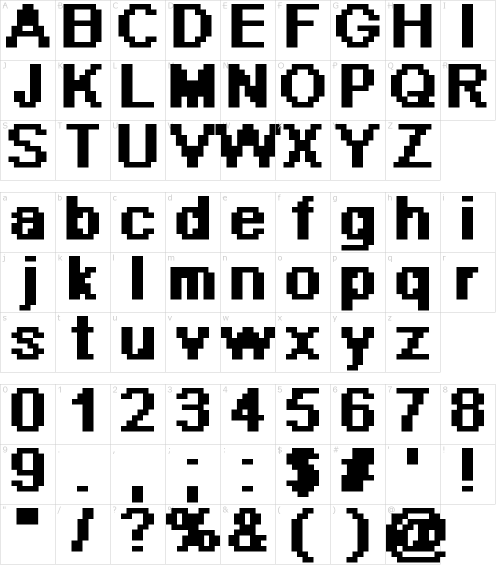
#> input picture images/pixel-arial-11-font-character-map.png, 1000 x 1150 px (shown at 1/2 size)
$ jupyter execute --allow-errors notebook.ipynb
#> lines starting #> are read from the running program, lines starting #| are printed output that depends on the picture; after the words box and inside, x2 and y2 are one past the last pixel; in counts of white or black regions, pixels touching at a corner belong together
### utilities.py
import numpy as np
import matplotlib.pyplot as plt
# import hopfield


def show_letter(pattern, ax = None):
    if ax == None:
        f, ax = plt.subplots(1, 1, figsize=(4, 4))
        f.tight_layout()
    side_len = int( (pattern.size-1) ** 0.5 + 0.5 ) + 1
    pattern_new = np.ones(side_len * side_len) * -1
    pattern_new[:pattern.shape[0]] = pattern[:]
    ax.imshow(pattern_new.reshape(side_len, side_len), cmap='bone_r')
    ax.set_axis_off()

# [4 lines left out: function add_noise, not called in this run]


# [24 lines of commented-out code are left out]

### hopfield.py
import numpy as np
import activation_functions
import learning_rules
import utilities as uti
import energy_functions

class HopfieldNetwork(object):
    def __init__(self, **kwargs):
        pass

    # [101 lines left out: functions run, training_step, inference_step_tanh, inference_step, process_energy, sequence_energy, not called in this run]

    # Time
    def time(self):
        return len(self.inference_history)

    def perf(self, test):
        """difference between chosen input"""
        return self._calculate_error(test, self.inference_history[-1])

    # [26 lines left out: functions best_fit, _validate, not called in this run]

    @staticmethod
    def _calculate_error(x1, x2):
        return np.sum(np.abs(x1 - x2)) / 2 / x1.size


class PerformanceMetric(object):
    # [23 lines left out: functions __init__, add, __str__, not called in this run]

### notebook.ipynb
# Hopfield Network Attractor Project

[cell 1]
import numpy as np
import matplotlib.pyplot as plt

import hopfield
import learning_rules as lrn
import activation_functions as afn
import utilities as uti

# Basic classes, util functions, activation functions

### The Main Class

[cell 2]
HN = hopfield.HopfieldNetwork

# Dataset Preparation

### Dataset 2 (Demo, whole letters)

[cell 3]
import imageio as iio
from PIL import Image

# read an image
img = iio.imread("./images/pixel-arial-11-font-character-map.png")
#> img is the input picture: shape (1150, 1000, 4); mean R, G, B, A 4.6, 4.6, 4.6, 60.1
# print(img.shape)
plt.imshow(img)

def generate_all_letter_dataset(new_size = 64):
#> called with new_size = 1
    pixel_i = 115
    pixel_j = 110
    all_letter_final = np.empty((9 * 9, new_size, new_size), dtype="int8")
    for i in range(9):
        for j in range(9):
            # print(i, j)
            i_offset = 0
            if i >= 3:
                i_offset = 40
            if i >= 6:
                i_offset = 80

            subimg = img[i_offset + pixel_i * i : i_offset +pixel_i * (i+1),
                         pixel_j * j : pixel_j * (j+1),
                         :4].astype("uint8")
            new_img = Image.fromarray(subimg)

            new_img = new_img.resize((new_size, new_size))
            new_arr = np.asarray(new_img)
            # print(new_arr[20:30, 20:30, 3])
            new_arr = (new_arr[:, :, 3] > 100) * 2 - 1
            # all_letter_final[i * 9 + j] = new_arr[:, :, 0]
            all_letter_final[i*9+j] = new_arr[:]
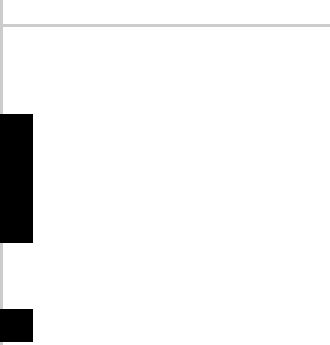
#> subimg: shape (115, 110, 4) (shown 3 times larger); mean R, G, B, A 2.7, 2.7, 2.7, 15.4; transparent parts drawn white
#> after the loop, all_letter_final = 81 values, max 1 at index 1, min -1 at index 0, mean -0.704
    all_letter_final = all_letter_final.reshape(all_letter_final.shape[0], -1)
    return all_letter_final

[cell 4]
# Calculate all letters up to resolution 100

LETTERS_RESOLUTION = [generate_all_letter_dataset(new_size=1)]
for i in range(0, 100):
    LETTERS_RESOLUTION.append(generate_all_letter_dataset(new_size = i+1))
#> after the loop, LETTERS_RESOLUTION = 101 items

[cell 5]
# [10 lines of commented-out code are left out]

[cell 6]
LETTERS_RESOLUTION[10].shape
all_letter_final = LETTERS_RESOLUTION[10]
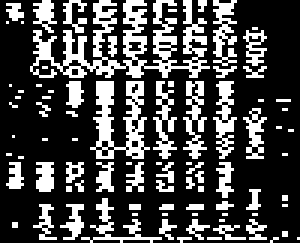
#> all_letter_final: shape (81, 100) int8 (shown 3 times larger); values -1 (black) and 1 (white), 28.2% white in thin lines or dots
for i in range(9):
    for j in range(9):
        arr = all_letter_final[9 * i + j]
        ax = plt.subplot(9, 9, i * 9 + j + 1)
        uti.show_letter(arr, ax)
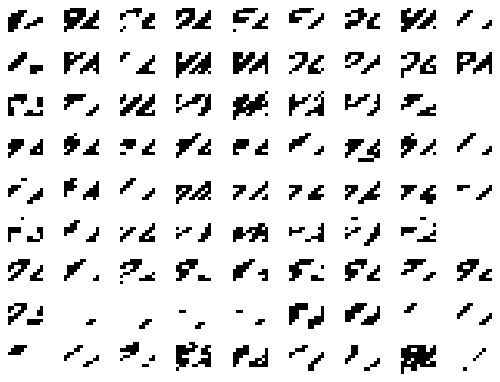
#> figure drawn by matplotlib, 81 panels
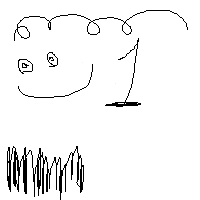
#> input picture images/hand_drawn/dem_1.jpg, 200 x 200 px
#> further down, img is the input picture: shape (200, 200); min 0, max 255, mean 242.6
#| (200, 200)
#> `new_img = img.copy().astype("int")`:
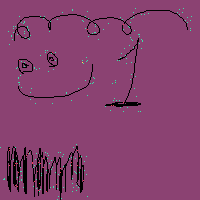
#> new_img: shape (200, 200) int64; 6 distinct labels, from 0 to 255; one colour per label, 0 black
#> `new_img[new_img < 100] = -1`:
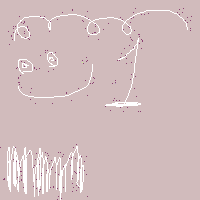
#> new_img: shape (200, 200) int64; 5 distinct labels, from -1 to 255; one colour per label, 0 black, -1 white
#> `new_img[new_img >= 100] = 1`: new_img: shape (200, 200) int64; values -1 (black) and 1 (white), 95.2% white; black in thin lines or dots, all inside (x1, y1, x2, y2) = (7, 10, 188, 200)
#> `new_img = new_img[::4, ::4]`:
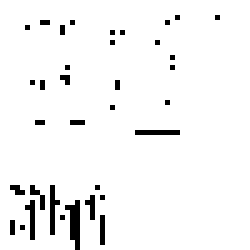
#> new_img: shape (50, 50) int64 (shown 5 times larger); values -1 (black) and 1 (white), 95.7% white; black in thin lines or dots, all inside (x1, y1, x2, y2) = (2, 3, 44, 50)

### Dataset 3 (MNIST)

[cell 7]
# [12 lines of commented-out code are left out]

### Dataset 4(Demyan)

[cell 8]
# all_images_dem = np.empty((6, 200 * 200))
all_images_dem = np.empty((6, 50 * 50))
#> (the rest of this cell did not finish here and is left out)

[cell 9]
fig, axs = plt.subplots(1, 6)
for i in range(6):
  uti.show_letter(all_images_dem[i], axs[i])
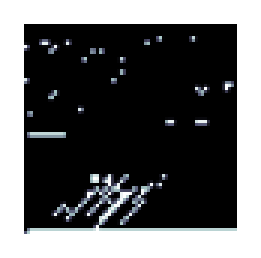
#> figure drawn by matplotlib, 6 panels
